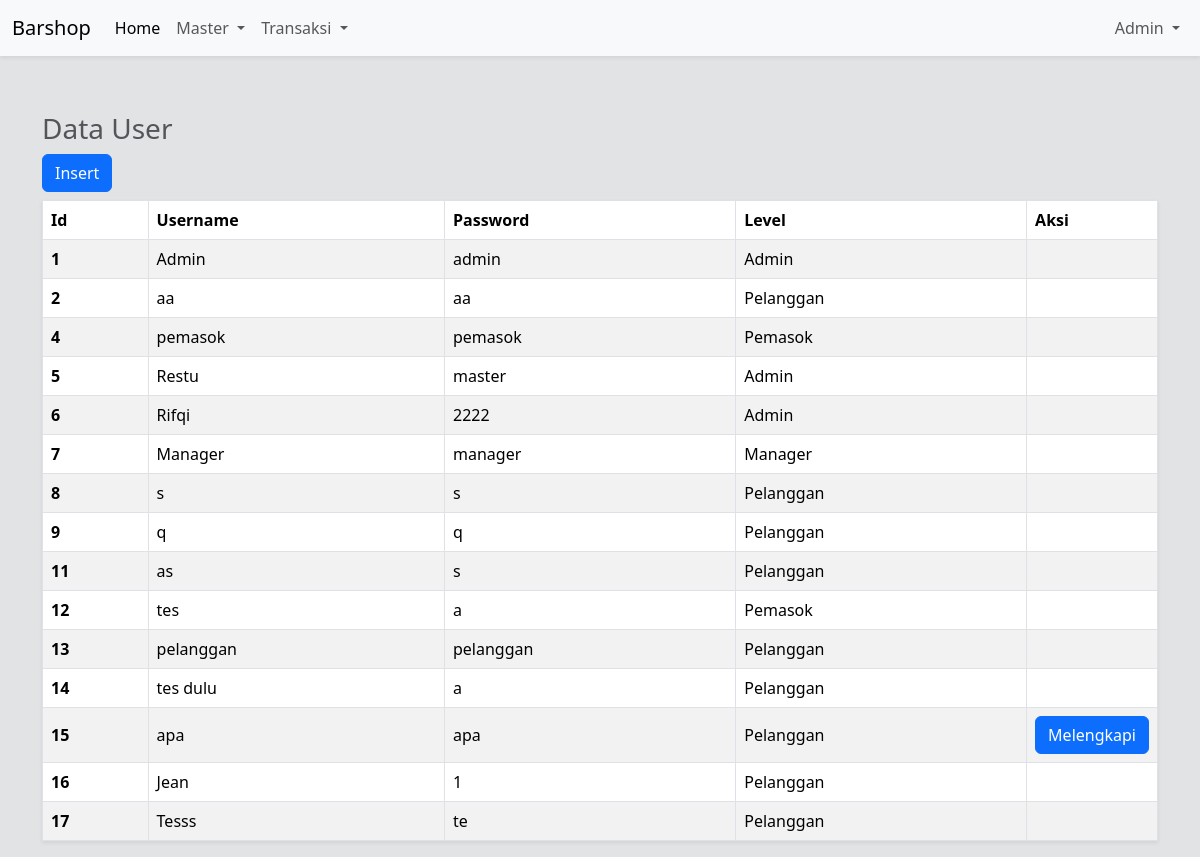
Page /admin/user/index.php (signed in) on the committed database.
### tables this page shows
CREATE TABLE IF NOT EXISTS `user` (
  `id` int(5) NOT NULL AUTO_INCREMENT,
  `username` varchar(30) NOT NULL,
  `password` varchar(15) NOT NULL,
  `level` enum('Admin','Pelanggan','Pemasok','Manager') NOT NULL DEFAULT 'Pelanggan',
  PRIMARY KEY (`id`) USING BTREE,
  UNIQUE KEY `username` (`username`)
);

### app/models/Database.php (called while the page is built, shortened)
<?php
class Database
{
    public function __construct()
    {
        $this->db = mysqli_connect(self::HOST, self::USERNAME, self::PASSWORD, self::DATABASE);
    }
}

### app/controllers/UserController.php (called while the page is built, shortened)
<?php
class UserController extends Database
{
    function getAllUser()
    {
        $query = "SELECT * FROM user";
        $result = mysqli_query($this->db, $query);
        return $result;
    }
}

### app/controllers/PelangganController.php (called while the page is built, shortened)
<?php
class PelangganController extends Database
{
    function checkPelangganById($id = 0)
    {
        $user = ($id == 0) ? $_SESSION['id'] : $id;
        $query = "SELECT * FROM pelanggan p
                INNER JOIN user u
                ON p.id_account = u.id
                WHERE u.id = $user";
        $result = mysqli_query($this->db, $query);
        return $result;
    }
}

### public/admin/user/index.php (the view, shortened to what this page needs)
<?php
$user = new UserController();
$data = $user->getAllUser();
?>
<!DOCTYPE html>
<html lang="en">
<head>
</head>
<body class="bg-secondary-subtle">
    <?php require_once BASE_PATH . '/template/navbar.php' ?>
    <div class="container mt-5">
        <table class="table table-striped table-bordered shadow-sm caption-top align-middle">
            <caption>
                <h3>Data User</h3>
                <button type="button" class="btn btn-primary" data-bs-toggle="modal" data-bs-target="#staticBackdrop">
                    Insert
                </button>
            </caption>
            <thead>
                <tr>
                    <th scope="col">Id</th>
                    <th scope="col">Username</th>
                    <th scope="col">Password</th>
                    <th scope="col">Level</th>
                    <th scope="col">Aksi</th>
                </tr>
            </thead>
            <tbody>
                <?php while ($usr = mysqli_fetch_assoc($data)): ?>
                    <tr>
                        <th scope="row"><?= $usr['id'] ?></th>
                        <td><?= $usr['username'] ?></td>
                        <td><?= $usr['password'] ?></td>
                        <td><?= $usr['level'] ?></td>
                        <td style="width: 120px;">
                            <?php if ($usr['level'] == 'Pelanggan' && !(mysqli_num_rows($pelanggan->checkPelangganById($usr['id'])) > 0)): ?>
                                <button type="button" class="btn btn-primary" data-bs-toggle="modal" data-bs-target="#lengkapiData" data-id-account="<?= $usr['id'] ?>">
                                    Melengkapi
                                </button>
                            <?php endif ?>
                        </td>
                    </tr>
                <?php endwhile ?>
            </tbody>
        </table>
    </div>
</body>
</html>

### rows in the picture
user: id "1", username "Admin", password "admin", level "Admin"
user: id "2", username "aa", password "aa", level "Pelanggan"
user: id "4", username "pemasok", password "pemasok", level "Pemasok"
user: id "5", username "Restu", password "master", level "Admin"
user: id "6", username "Rifqi", password "2222", level "Admin"
user: id "7", username "Manager", password "manager", level "Manager"
user: id "8", username "s", password "s", level "Pelanggan"
user: id "9", username "q", password "q", level "Pelanggan"
user: id "11", username "as", password "s", level "Pelanggan"
user: id "12", username "tes", password "a", level "Pemasok"
user: id "13", username "pelanggan", password "pelanggan", level "Pelanggan"
user: id "14", username "tes dulu", password "a", level "Pelanggan"
user: id "15", username "apa", password "apa", level "Pelanggan"
user: id "16", username "Jean", password "1", level "Pelanggan"
user: id "17", username "Tesss", password "te", level "Pelanggan"

### other values in the picture
$_SESSION['username'] "Admin"
